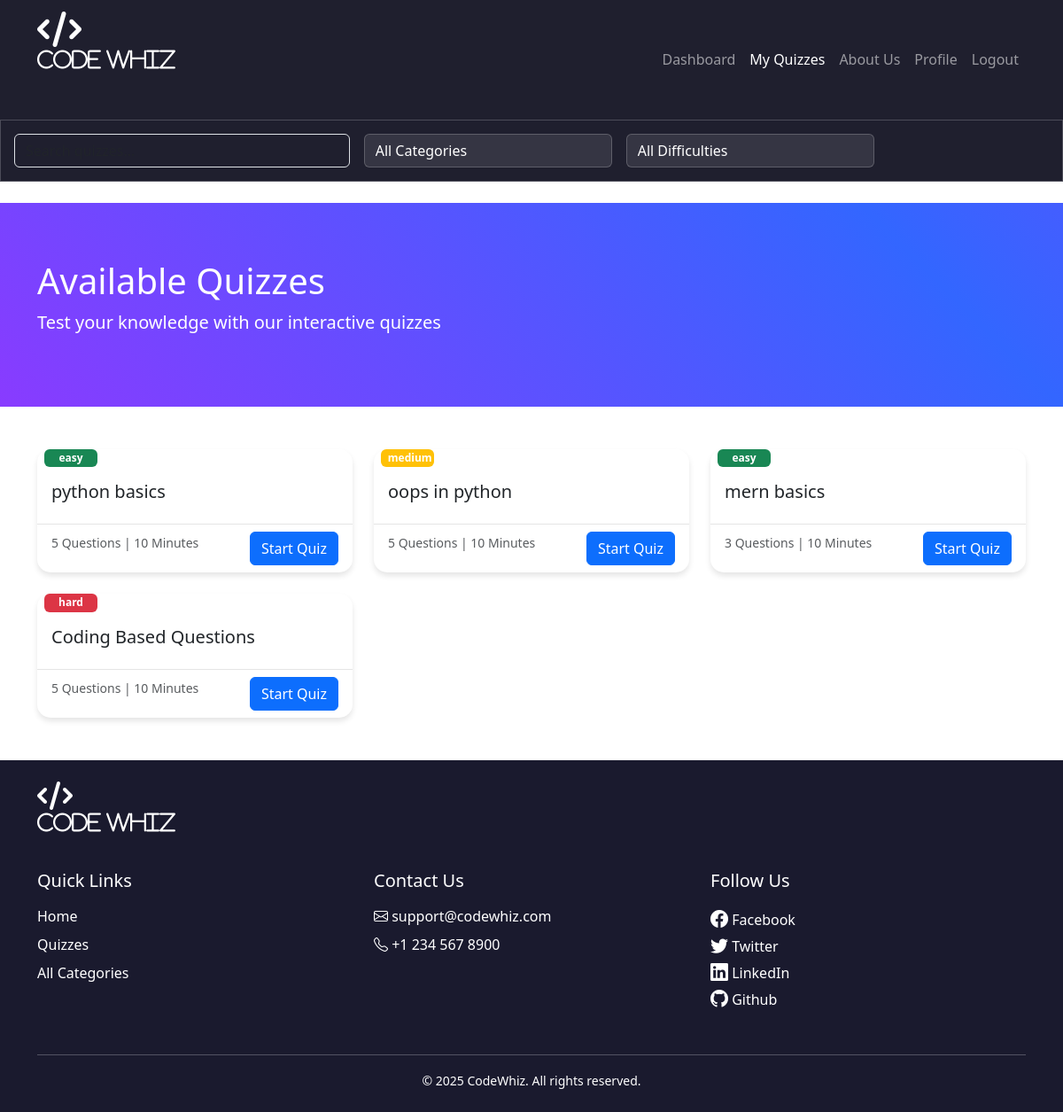
Screenshot of /u_quiz (signed in) with the database file from the repository.
### cw_app/models.py (models this page shows, shortened)
class Quiz(models.Model):
    title = models.CharField(max_length=200)
    category = models.ForeignKey(Category, on_delete=models.CASCADE)
    description = models.TextField()
    time_limit = models.IntegerField()
    created_at = models.DateTimeField(auto_now_add=True)
    status = models.TextField(null=True, blank=True)
    @property
    def total_questions(self):
       return self.question_set.count()

### cw_app/views.py (the view)
# urls.py: path('u_quiz', views.user_quizes, name='u_quiz'),
def user_quizes(req):
    if 'user' in req.session:
        search_query = req.GET.get('search', '')
        category_filter = req.GET.get('category', '')
        status_filter = req.GET.get('status', '')
        if category_filter.isdigit():
            category_filter = int(category_filter)
        quize = Quiz.objects.all()
        if search_query:
            quize = quize.filter(
                Q(title__icontains=search_query) |
                Q(description__icontains=search_query)
            )
        if category_filter:
            quize = quize.filter(category__id=category_filter)
        if status_filter:
            quize = quize.filter(status=status_filter)
        cate = Category.objects.all()
        difficulty_choices = [
            ('easy', 'Easy'),
            ('medium', 'Medium'),
            ('hard', 'Hard')
        ]
        context = {
            'quiz': quize,
            'categ': cate,
            'search_query': search_query,
            'selected_category': category_filter,
            'selected_status': status_filter,
            'difficulty_choices': difficulty_choices
        }
        if req.headers.get('HX-Request'):
            return render(req, 'user/filter_result.html', context)
        return render(req, 'user/quizzes.html', context)

### templates/user/quizzes.html (shortened to what this page needs)
<!DOCTYPE html>
<html lang="en">
<head>
    <link rel="stylesheet" href="https://cdn.jsdelivr.net/npm/bootstrap-icons@1.11.1/font/bootstrap-icons.css">
    <link href="https://cdn.jsdelivr.net/npm/bootstrap@5.3.0/dist/css/bootstrap.min.css" rel="stylesheet">
    <link href="https://cdnjs.cloudflare.com/ajax/libs/font-awesome/6.4.0/css/all.min.css" rel="stylesheet">
    <link href="https://cdnjs.cloudflare.com/ajax/libs/animate.css/4.1.1/animate.min.css" rel="stylesheet">
</head>
<body>
    <nav class="navbar navbar-expand-lg navbar-dark">
        <div class="container">
            <a class="navbar-brand bounce-in" href="#"><i class="fas fa-code fa-2x text-white mb-3 animate__animated animate__bounceIn"><h4 class="text-white mb-4">Code Whiz</h4></i></a>
            <div class="collapse navbar-collapse" id="navbarNav">
                <ul class="navbar-nav ms-auto">
                    <li class="nav-item">
                        <a class="nav-link" href="u_home">Dashboard</a>
                    </li>
                    <li class="nav-item">
                        <a class="nav-link active" href="u_quiz">My Quizzes</a>
                    </li>
                    <li class="nav-item">
                        <a class="nav-link" href="about">About Us</a>
                    </li>
                    <li class="nav-item">
                        <a class="nav-link" href="profile">Profile</a>
                    </li>
                    <li class="nav-item">
                        <a class="nav-link" href="logout">Logout</a>
                    </li>
                </ul>
            </div>
        </div>
    </nav>
    <div class="search-bar mb-4 animate__animated animate__fadeInUp">
        <form hx-get="{% url 'quize' %}"
              hx-trigger="submit, change from:#category-filter"
              hx-target="#quiz-list-container"
              hx-push-url="true"
              class="row g-3">
            <div class="col-md-4">
                <input type="text"
                       name="search"
                       class="form-control bg-transparent text-light"
                       placeholder="Search quizzes..."
                       value="{{ search_query }}"
                       id="search-input">
            </div>
            <div class="col-md-3">
                <select name="category"
                        id="category-filter"
                        class="form-select filter-dropdown">
                    <option value="">All Categories</option>
                </select>
            </div>
            <div class="col-md-3">
                <select name="status"
                        id="status-filter"
                        class="form-select filter-dropdown"
                        onchange="this.form.submit()">
                    <option value="">All Difficulties</option>
                </select>
            </div>
        </form>
    </div>
    <header class="page-header">
        <div class="container">
            <h1>Available Quizzes</h1>
            <p class="lead">Test your knowledge with our interactive quizzes</p>
        </div>
    </header>
    <div class="container py-5">
        <div class="row g-4">
            {% for q in quiz %}
            <div class="col-12 col-md-6 col-lg-4">
                <div class="card quiz-card h-100">
                    <span class="badge {% if q.status == 'easy' %}bg-success{% elif q.status == 'medium' %}bg-warning{% else %}bg-danger{% endif %} ms-2" style="width: 60px;">
                        {{ q.status}}
                    </span>
                    <div class="card-body">
                        <h5 class="card-title">{{q.title}}</h5>
                    </div>
                    <div class="card-footer">
                        <small class="text-muted">{{q.total_questions}} Questions | {{q.time_limit}} Minutes</small>
                        <a href="quiz/{{q.pk}}"><button class="btn btn-primary float-end">Start Quiz</button></a>
                    </div>
                </div>
            </div>
            {% endfor %}
        </div>
    </div>
    <footer class="footer mt-auto py-4" style="background:var(--primary); color: white;">
        <div class="container">
            <a class="navbar-brand bounce-in" href="#"><i class="fas fa-code fa-2x text-white mb-3 animate__animated animate__bounceIn"><h4 class="text-white mb-4">Code Whiz</h4></i></a>
            <div class="row">
                <div class="col-md-4 mb-3">
                    <h5 class="mb-3">Quick Links</h5>
                    <ul class="list-unstyled">
                        <li class="mb-2"><a href="" class="text-white text-decoration-none">Home</a></li>
                        <li class="mb-2"><a href="" class="text-white text-decoration-none">Quizzes</a></li>
                        <li class="mb-2"><a href="" class="text-white text-decoration-none">All Categories</a></li>
                    </ul>
                </div>
                <div class="col-md-4 mb-3">
                    <h5 class="mb-3">Contact Us</h5>
                    <ul class="list-unstyled">
                        <li class="mb-2"><i class="bi bi-envelope"></i> support@codewhiz.com</li>
                        <li class="mb-2"><i class="bi bi-telephone"></i> +1 234 567 8900</li>
                    </ul>
                </div>
                <div class="col-md-4 mb-3">
                    <h5 class="mb-3">Follow Us</h5>
                    <div class=" gap-3">
                        <a href="#" class="text-white text-decoration-none"><i class="bi bi-facebook fs-5"></i> Facebook</a><br>
                        <a href="#" class="text-white text-decoration-none"><i class="bi bi-twitter fs-5"></i> Twitter</a><br>
                        <a href="#" class="text-white text-decoration-none"><i class="bi bi-linkedin fs-5"></i> LinkedIn</a><br>
                        <a href="#" class="text-white text-decoration-none"><i class="bi bi-github fs-5"></i> Github</a><br>
                    </div>
                </div>
            </div>
            <div class="row mt-3">
                <div class="col-12">
                    <hr class="border-white opacity-25">
                    <div class="text-center">
                        <small>&copy; {% now "Y" %} CodeWhiz. All rights reserved.</small>
                    </div>
                </div>
            </div>
        </div>
    </footer>
</body>
</html>

### templates/user/quizzes.html (style rules this page uses)
:root { --primary: #1A1A2E; --secondary: #7209B7; --accent: #4361EE; --highlight: #4CC9F0; --light: #F8F9FA; --gradient: linear-gradient(135deg, #7209B7, #4361EE); }
.navbar { background: #1f1f2e; animation: fadeInUp 0.8s ease-out; }
.page-header { background: linear-gradient(45deg, #9933ff, #3366ff, #9933ff); background-size: 200% 200%; animation: gradientFlow 15s ease infinite; padding: 4rem 0; color: white; }
.page-header h1 { animation: fadeInUp 0.8s ease-out; }
.page-header .lead { animation: fadeInUp 0.8s ease-out 0.2s backwards; }
.quiz-card { border-radius: 15px; transition: all 0.3s ease; border: none; box-shadow: 0 4px 6px rgba(0, 0, 0, 0.1); animation: fadeInUp 0.8s ease-out; animation-fill-mode: backwards; }
.quiz-card:nth-child(1) { animation-delay: 0.2s; }
.quiz-card .card-footer { background: transparent; border-top: 1px solid rgba(0,0,0,0.1); }
.btn-primary { transition: all 0.3s ease; position: relative; overflow: hidden; }
.nav-link { position: relative; }
.nav-link::after { content: ''; position: absolute; width: 0; height: 2px; bottom: 0; left: 50%; background-color: #fff; transition: all 0.3s ease; transform: translateX(-50%); }
.card-title { position: relative; display: inline-block; }
.card-title::after { content: ''; position: absolute; width: 0; height: 2px; bottom: -2px; left: 0; background: linear-gradient(45deg, #9933ff, #3366ff); transition: width 0.3s ease; }
.search-bar { background: #1f1f2e; border: 1px solid rgba(255, 255, 255, 0.2); padding: 15px; color: white; }
.filter-dropdown { background: rgba(255, 255, 255, 0.1); border: 1px solid rgba(255, 255, 255, 0.2); color: white; }

### rows the page displays
Quiz: status "easy", title "python basics", total_questions "5", time_limit "10"
Quiz: status "medium", title "oops in python", total_questions "5", time_limit "10"
Quiz: status "easy", title "mern basics", total_questions "3", time_limit "10"
Quiz: status "hard", title "Coding Based Questions", total_questions "5", time_limit "10"
